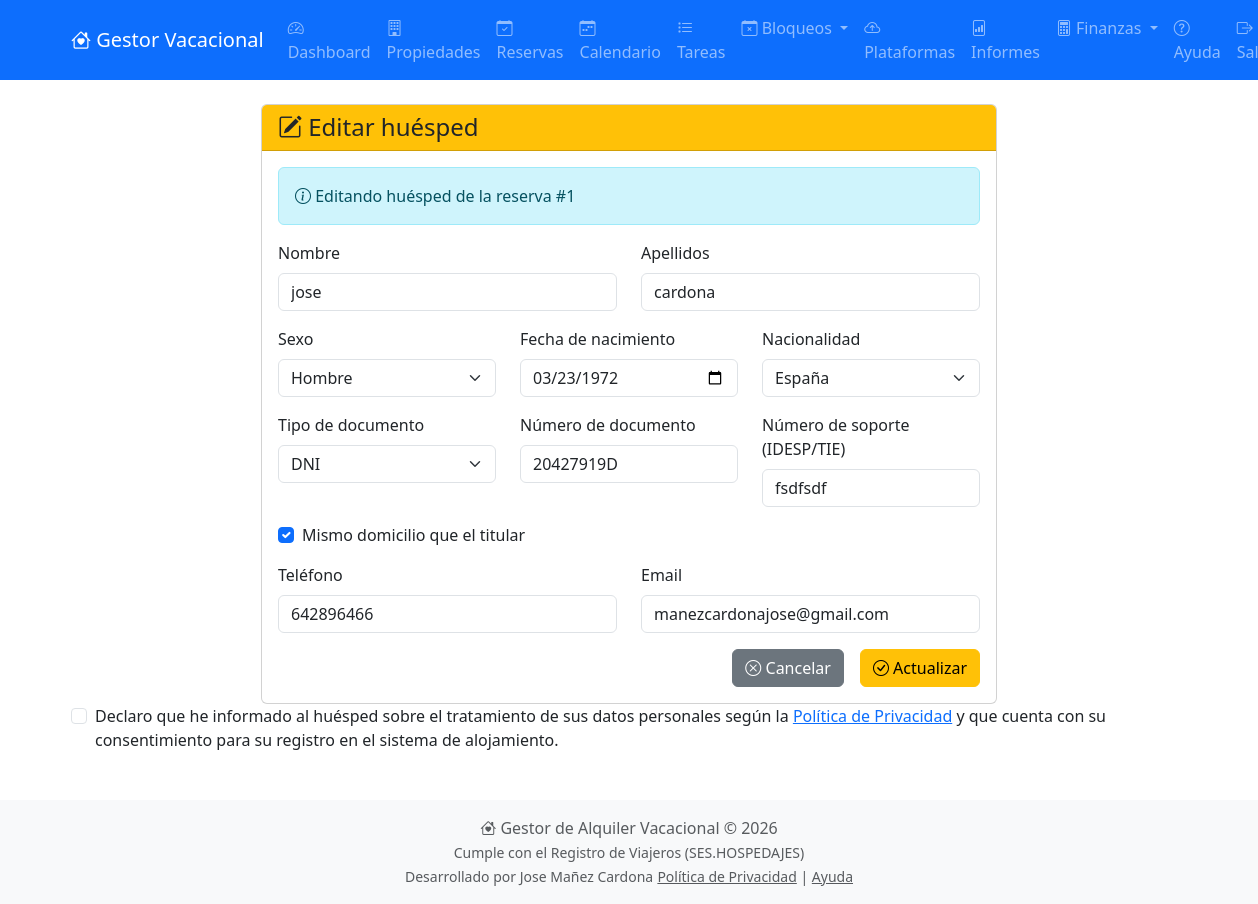
Screenshot of /huespedes/editar/1 (signed in) with the database file from the repository.
### models.py (models this page shows, shortened)
class Reserva(db.Model):
    __tablename__ = 'reservas'
    id = db.Column(db.Integer, primary_key=True)
    propiedad_id = db.Column(db.Integer, db.ForeignKey('propiedades.id'), nullable=False)
    num_huespedes = db.Column(db.Integer, default=1)
    num_menores = db.Column(db.Integer, default=0)
    relacion_parentesco = db.Column(db.String(200), nullable=True)
    fecha_entrada = db.Column(db.Date, nullable=False)
    fecha_salida = db.Column(db.Date, nullable=False)
    subtotal_habitaciones = db.Column(db.Float, default=0)
    impuesto_aplicado = db.Column(db.Float, default=0)
    total_impuestos = db.Column(db.Float, default=0)
    retencion_aplicada = db.Column(db.Float, default=0)
    retencion_total = db.Column(db.Float, default=0)  # Nota: en tu error aparece 'retención_total'
    precio_total = db.Column(db.Float)
    deposito_pagado = db.Column(db.Float, default=0)
    saldo_pendiente = db.Column(db.Float, default=0)
    fecha_pago_total = db.Column(db.Date, nullable=True)
    estado = db.Column(db.String(20), default='confirmada')
    notas = db.Column(db.Text)
    fecha_creacion = db.Column(db.DateTime, default=datetime.utcnow)
    origen = db.Column(db.String(50), default='manual')
    external_id = db.Column(db.String(100), unique=True, nullable=True)
    propiedad = db.relationship('Propiedad', back_populates='reservas')
    tareas = db.relationship('Tarea', back_populates='reserva_rel', lazy='dynamic')
    habitaciones_asignadas = db.relationship('ReservaHabitacion', back_populates='reserva', lazy='dynamic', cascade='all, delete-orphan')
    pagos = db.relationship('PagoReserva', back_populates='reserva', lazy='dynamic', cascade='all, delete-orphan')
    ingresos = db.relationship('Ingreso', back_populates='reserva', lazy='dynamic')
    huespedes = db.relationship('Huesped', back_populates='reserva', lazy='dynamic', cascade='all, delete-orphan')

class Huesped(db.Model):
    __tablename__ = 'huespedes'
    id = db.Column(db.Integer, primary_key=True)  # 🔴 ESTA LÍNEA ES LA QUE FALTA
    reserva_id = db.Column(db.Integer, db.ForeignKey('reservas.id'), nullable=False)
    nombre = db.Column(db.String(100), nullable=False)
    apellidos = db.Column(db.String(100), nullable=False)
    sexo = db.Column(db.String(10), nullable=False)
    fecha_nacimiento = db.Column(db.Date, nullable=False)
    nacionalidad = db.Column(db.String(50), nullable=False)
    tipo_documento = db.Column(db.String(20), nullable=False)
    numero_documento = db.Column(db.String(200))   # almacenado cifrado
    numero_soporte = db.Column(db.String(200))     # almacenado cifrado
    domicilio = db.Column(db.String(200))
    ciudad = db.Column(db.String(100))
    codigo_postal = db.Column(db.String(20))
    pais = db.Column(db.String(50))
    telefono = db.Column(db.String(20))
    email = db.Column(db.String(120))
    reserva = db.relationship('Reserva', back_populates='huespedes')

### huespedes.py (the view, shortened to what this page needs)
@huespedes_bp.route('/editar/<int:id>', methods=['GET', 'POST'])
@login_required
def editar(id):
    huesped = Huesped.query.get_or_404(id)
    reserva = Reserva.query.get(huesped.reserva_id)
    propiedad = Propiedad.query.get(reserva.propiedad_id)
    if propiedad.usuario_id != current_user.id:
        flash('No autorizado', 'danger')
        return redirect(url_for('reservas.index'))
    form = HuespedForm(obj=huesped)
    form.nacionalidad.choices = [
        ('', '-- Selecciona --'),
        ('ES', 'España'),
        ('FR', 'Francia'),
        ('IT', 'Italia'),
        ('DE', 'Alemania'),
        ('UK', 'Reino Unido'),
        ('US', 'Estados Unidos'),
        ('PT', 'Portugal'),
        ('OTRO', 'Otro')
    ]
    if not huesped.domicilio and not huesped.ciudad:
        form.mismo_domicilio.data = True
    return render_template('huespedes/editar.html', form=form, huesped=huesped, reserva=reserva)

### app.py (called while the page is built)
@login.user_loader
def load_user(user_id):
    return db.session.get(User, int(user_id))

### templates/huespedes/editar.html (shortened to what this page needs)
{% extends "base.html" %}
{% block content %}
<div class="row justify-content-center">
    <div class="col-md-8">
        <div class="card">
            <div class="card-header bg-warning text-dark">
                <h4 class="mb-0"><i class="bi bi-pencil-square"></i> Editar huésped</h4>
            </div>
            <div class="card-body">
                <div class="alert alert-info">
                    <i class="bi bi-info-circle"></i>
                    Editando huésped de la reserva #{{ reserva.id }}
                </div>
                <form method="POST" action="">
                    <div class="row">
                        <div class="col-md-6 mb-3">
                            {{ form.nombre.label(class="form-label") }}
                            {{ form.nombre(class="form-control") }}
                        </div>
                        <div class="col-md-6 mb-3">
                            {{ form.apellidos.label(class="form-label") }}
                            {{ form.apellidos(class="form-control") }}
                        </div>
                    </div>
                    <div class="row">
                        <div class="col-md-4 mb-3">
                            {{ form.sexo.label(class="form-label") }}
                            {{ form.sexo(class="form-select") }}
                        </div>
                        <div class="col-md-4 mb-3">
                            {{ form.fecha_nacimiento.label(class="form-label") }}
                            {{ form.fecha_nacimiento(class="form-control", type="date") }}
                        </div>
                        <div class="col-md-4 mb-3">
                            {{ form.nacionalidad.label(class="form-label") }}
                            {{ form.nacionalidad(class="form-select") }}
                        </div>
                    </div>
                    <div class="row">
                        <div class="col-md-4 mb-3">
                            {{ form.tipo_documento.label(class="form-label") }}
                            {{ form.tipo_documento(class="form-select") }}
                        </div>
                        <div class="col-md-4 mb-3">
                            {{ form.numero_documento.label(class="form-label") }}
                            {{ form.numero_documento(class="form-control") }}
                        </div>
                        <div class="col-md-4 mb-3">
                            {{ form.numero_soporte.label(class="form-label") }}
                            {{ form.numero_soporte(class="form-control") }}
                        </div>
                    </div>
                    <div class="mb-3 form-check">
                        {{ form.mismo_domicilio(class="form-check-input", id="mismo_domicilio") }}
                        {{ form.mismo_domicilio.label(class="form-check-label") }}
                    </div>
                    <div class="row">
                        <div class="col-md-6 mb-3">
                            {{ form.telefono.label(class="form-label") }}
                            {{ form.telefono(class="form-control") }}
                        </div>
                        <div class="col-md-6 mb-3">
                            {{ form.email.label(class="form-label") }}
                            {{ form.email(class="form-control", type="email") }}
                        </div>
                    </div>
                    <div class="d-grid gap-2 d-md-flex justify-content-md-end">
                        <a href="{{ url_for('huespedes.index', reserva_id=reserva.id) }}" class="btn btn-secondary me-md-2">
                            <i class="bi bi-x-circle"></i> Cancelar
                        </a>
                        <button type="submit" class="btn btn-warning">
                            <i class="bi bi-check-circle"></i> Actualizar
                        </button>
                    </div>
                </form>
            </div>
        </div>
    </div>
</div>
<div class="mb-3 form-check">
    <input type="checkbox" class="form-check-input" id="consentimiento" name="consentimiento" required>
    <label class="form-check-label" for="consentimiento">
        Declaro que he informado al huésped sobre el tratamiento de sus datos personales según la <a href="{{ url_for('main.politica_privacidad') }}" target="_blank">Política de Privacidad</a> y que cuenta con su consentimiento para su registro en el sistema de alojamiento.
    </label>
</div>
{% endblock %}

### rows the page displays
Reserva: id "1"
Huesped: nombre "jose", apellidos "cardona", sexo "Hombre", fecha_nacimiento "03/23/1972", nacionalidad "España", tipo_documento "DNI", numero_documento "20427919D", numero_soporte "fsdfsdf", telefono "642896466", email "manezcardonajose@gmail.com"
